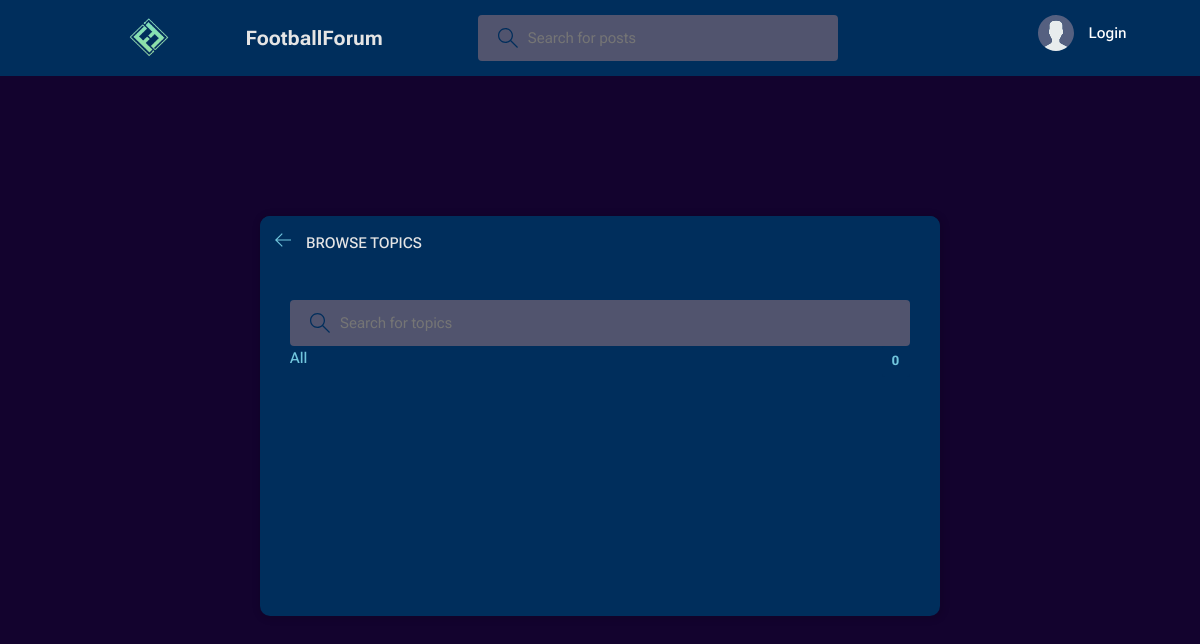
/topics/, run on an earlier commit of the app's database.
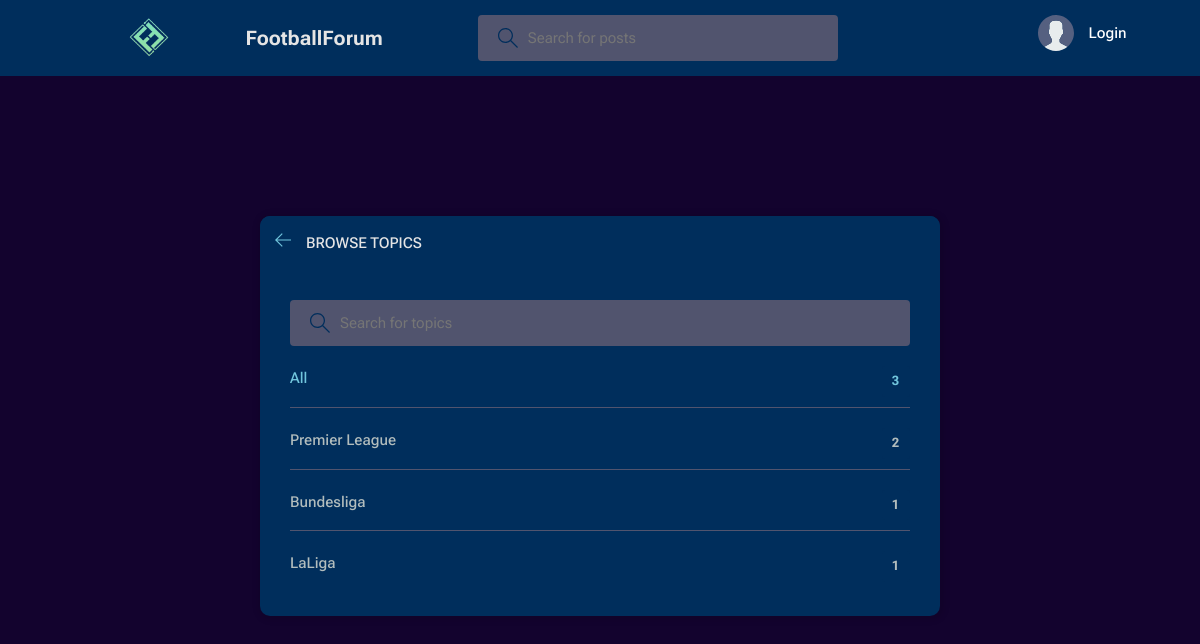
And on a later commit of the database.
### app/models.py (models this page shows, shortened)
class Topic(models.Model):
    name=models.CharField(max_length=200)

### app/views.py (the view)
# urls.py: path('topics/', views.topicsPage, name="topics"),
def topicsPage(request):
    q = request.GET.get('q') if request.GET.get('q') != None else ''
    topics = Topic.objects.filter(name__icontains=q)
    return render(request, 'app/topicsPage.html', {'topics': topics})

### app/templates/app/topicsPage.html (shortened to what this page needs)
{% extends 'app/main.html' %}
{% block content %}
<main class="create-room layout">
  <div class="container">
    <div class="layout__box">
      <div class="layout__boxHeader">
        <div class="layout__boxTitle">
          <a href="{% url 'home' %}">
            <svg version="1.1" xmlns="http://www.w3.org/2000/svg" width="32" height="32" viewBox="0 0 32 32">
              <title>arrow-left</title>
              <path
                d="M13.723 2.286l-13.723 13.714 13.719 13.714 1.616-1.611-10.96-10.96h27.625v-2.286h-27.625l10.965-10.965-1.616-1.607z">
              </path>
            </svg>
          </a>
          <h3>Browse Topics</h3>
        </div>
      </div>
      <div class="topics-page layout__body">
        <form action="" method="GET" class="header__search">
          <label>
            <input name="q" placeholder="Search for topics" />
          </label>
        </form>
        <ul class="topics__list">
          <li>
            <a href="{% url 'topics' %}" class="active">All <span>{{topics.count}}</span></a>
          </li>
          {% for topic in topics %}
          <li>
            <a href="{% url 'home' %}?q={{topic.name}}">{{ topic.name }} <span>{{topic.room_set.all.count}}</span></a>
          </li>
          {% endfor %}
        </ul>
      </div>
    </div>
  </div>
</main>
{% endblock content %}

### app/templates/app/main.html (shortened to what this page needs)
<!DOCTYPE html>
{% load static %}
<html lang="en">
<head>
    <link rel="stylesheet" href="{% static 'css/style.css' %}" />
</head>
<body>
    {% include 'app/navbar.html' %}
    {% block content %}
    {% endblock %}
</body>
</html>

### app/templates/app/navbar.html (shortened to what this page needs)
{% load static %}
<header class="header header--loggedIn">
    <div class="container">
        <a href="{% url 'home' %}" class="header__logo">
            <img src="{% static 'images/Logo.png' %}"/>
            <h1>FootballForum</h1>
        </a>
        <form class="header__search" method="GET" action="{% url 'home' %}">
            <label>
                <input name="q" placeholder="Search for posts" />
            </label>
        </form>
        <nav class="header__menu">
            {% if request.user.is_authenticated %}
            <div class="header__user">
                    <div class="avatar avatar--medium active">
                        <img src="{{request.user.avatar.url}}" />
                    </div>
                    <p>{{request.user.name}} <a href="{% url 'profile' request.user.id %}"><span>@{{request.user.username}}</span></a></p>
                </a>
                <button class="dropdown-button">
                    <svg version="1.1" xmlns="http://www.w3.org/2000/svg" width="32" height="32" viewBox="0 0 32 32">
                        <title>Down</title>
                        <path d="M16 21l-13-13h-3l16 16 16-16h-3l-13 13z"></path>
                    </svg>
                </button>
            </div>
            {% else %}
            <a href="{% url 'login' %}">
                <img src="{% static 'images/avatar.svg' %}" />
                <p style="color: white;">Login</p>
            </a>
            {% endif %}
        </nav>
    </div>
</header>

### static/css/style.css (style rules this page uses)
:root { --color-main: #71c6dd; --color-main-light: #e1f6fb; --color-dark: #002E5C; --color-dark-medium: #51546e; --color-dark-light: #002E5C; --color-light: #e5e5e5; --color-gray: #002E5C; --color-light-gray: #b2bdbd; --color-bg: #13032E; --color-success: #5dd693; --color-error: #fc4b0b; }
* { font-family:'Roboto Flex', sans-serif; font-weight: 50%; margin: 0; padding: 0; box-sizing: border-box; text-rendering: optimizeLegibility; font-size: inherit; }
html { font-size: 56.25%; }
@media only screen and (min-width: 1200px) { html { font-size: 62.5%; } }
body { line-height: 1.6; font-weight: 400; font-size: 1.5rem; color: var(--color-light-gray); background-color: var(--color-bg); min-height: 100vh; }
img { width: 100%; }
a { display: inline-block; color: var(--color-main); text-decoration: none; }
.container { display: flex; max-width: 120rem; width: 90%; margin: auto; }
.header { padding: 1.5rem; background-color: var(--color-dark); }
.header > .container { display: flex; gap: 9.5rem; }
.header__logo, .header__user { display: flex; gap: 2rem; align-items: center; }
.header__logo > img { height: 15.2rem; width:15.2rem; margin-top: -20%; margin-bottom: -20% }
.header__logo > h1 { font-weight: 700; font-size: 2rem; color: var(--color-light); }
.header__search > label { background-color: var(--color-dark-medium); padding: 1.3rem 1rem; display: flex; align-items: center; gap: 1rem; border-radius: 4px; }
.header__search svg { fill: var(--color-gray); width: 2rem; height: 2rem; margin-left: 1rem; }
.header__search input { width: 30rem; background: transparent; border: none; outline: none; color: var(--color-light); }
.header__menu { margin-left: auto; position: relative; }
.header__menu a { display: flex; gap: 1.5rem; align-items: center; font-weight: 500; text-decoration: none; color: var(--color-gray); }
.header__menu img { height: 3.6rem; }
.header__menu p { line-height: 1.2; }
.layout { margin-top: 2.4rem; }
.layout > .container { display: flex; justify-content: space-between; align-items: flex-start; }
.layout__box { width: 90%; max-width: 48rem; min-height: 40rem; position: absolute; top: 50%; left: 50%; transform: translate(-50%, -46%); background-color: var(--color-dark); border-radius: 1rem; box-shadow: 1px 1px 6px 3px rgba(0, 0, 0, 0.1); overflow: hidden; }
.layout__boxHeader { display: flex; padding: 1.5rem; background-color: var(--color-dark-light); }
.layout__boxTitle { display: flex; gap: 1.5rem; align-items: center; }
.layout__boxTitle h3 { text-transform: uppercase; font-weight: 500; color: var(--color-light); }
.layout__boxTitle svg { width: 1.6rem; height: 1.6rem; fill: var(--color-main); }
.layout__body { margin: 3rem; }
.topics__list { list-style: none; }
.topics__list li a { display: flex; justify-content: space-between; margin-bottom: 3rem; font-weight: 500; color: var(--color-light-gray); transition: all 0.3s ease-in-out; }
.topics__list li a.active, .topics__list li a:hover { color: var(--color-main); }
.topics__list li a span { padding: 0.5rem 1rem; background-color: var(--color-dark); border-radius: 3px; font-size: 1.3rem; font-weight: 700; letter-spacing: 1px; }
.topics-page .topics__list li:not(:last-child) a { margin: 2rem 0; padding-bottom: 1rem; text-decoration: none; border-bottom: 1px solid var(--color-dark-medium); }
.topics-page .header__search { display: block; }
.create-room.layout .layout__box { max-width: 68rem; }

What changed in the data, as far as the page shows it:
added Topic: name "Premier League", room_set.all.count "2"
added Topic: name "Bundesliga", room_set.all.count "1"
added Topic: name "LaLiga", room_set.all.count "1"
Also different on the page:
{{ topics.count }}: "0" → "3"
